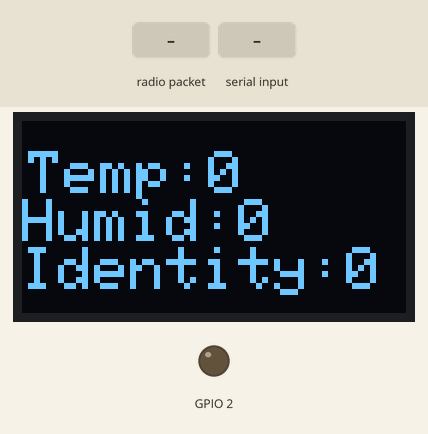
Bench run of a sketch on a simulated ESP32. Shown: 128×64 one-colour display, output pins drawn as LEDs (lit = HIGH). The test bench sets the inputs (shaded band). The display library's start-up logo is not drawn; what the sketch prints to the serial monitor is not drawn.

Above: at 5.6 s.
5.7 s: radio packet "1" arrives
7.2 s: "1\n" received over the second serial link
Timing chart, 0 to 10.2 s (numbered marks = the images above; inputs shaded):
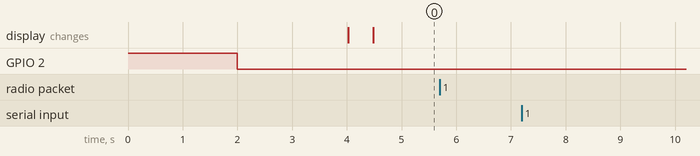

Measured:
- after the input at 5.7 s, every drawn part: stays the same
- after the input at 7.2 s, every drawn part: stays the same

The sketch:

Coordinator-ESP.ino
```cpp
/*

  Coordinator ESP's Code.
  This ESP will recieve ESPNOW data from END Node ESP's and Serially trasnfers it to BLYNK ESP and vise versa.
  MAC Address of this ESP is Provided to ESD Node ESP.

    Developed by  Jay Joshi
    github.com/JayJoshi16

    Modified by Sachin Soni

    Developed for techiesms
    https://www.youtube.com/techiesms

    Modified by STM to work
    load this code onto ESPNOW board

*/

#include <esp_now.h>
#include <WiFi.h>
#include <SimpleTimer.h> //https://github.com/jfturcot/SimpleTimer
#include <ArduinoJson.h> //https://github.com/bblanchon/ArduinoJson
#include <Wire.h>                     // oled
#include <Adafruit_GFX.h>
#include <Adafruit_SSD1306.h>

// There must be one global SimpleTimer object.
// More SimpleTimer objects can be created and run,
// although there is little point in doing so.
SimpleTimer timer;


uint8_t broadcastAddress[] = {0xFF, 0xFF, 0xFF, 0xFF, 0xFF, 0xFF}; // Universal Broadcast address


StaticJsonDocument<256> doc_from_espnow; // JSON Doc for Receiving data from ESPNOW Devices
StaticJsonDocument<256> doc_to_espnow; // JSON Doc for Transmitting data to ESPNOW Devices

String recv_jsondata;               // recieved JSON string

int temp1 = 0;
int hum2 = 0;
int ident3 = 0;
int temp4 = 0;
int hum5 = 0;
int ident6 = 0;

// Hardware Serial 2
#define RXD2 16
#define TXD2 17

// OLED screen Configurations
#define SCREEN_WIDTH 128
#define SCREEN_HEIGHT 64
Adafruit_SSD1306 display(SCREEN_WIDTH, SCREEN_HEIGHT, &Wire, -1);


// ESPNOW Send Callback Function
void OnDataSent(const uint8_t *mac_addr, esp_now_send_status_t status)
{
  Serial.print("\r\nLast Packet Send Status:\t");
  Serial.println(status == ESP_NOW_SEND_SUCCESS ? "Delivery Success" : "Delivery Fail");
}

//ESPNOW Receive Callback Function
void OnDataRecv(const uint8_t * mac, const uint8_t *incomingData, int len)
{

  char* buff = (char*) incomingData;
  recv_jsondata = String(buff);
  Serial.print("Recieved from ESPNOW: "); Serial.println(recv_jsondata);
  DeserializationError error = deserializeJson(doc_from_espnow, recv_jsondata);
  if (!error) {
    Serial.print("Serilising to Serial2: ");
    Serial.println(recv_jsondata);
    temp1  = doc_from_espnow["v1"];                 // Storing Temperature Data
    hum2  = doc_from_espnow["v2"];                 // Storing Humidity Data
    ident3  = doc_from_espnow["v3"];                 // Storing Humidity Data
    temp4  = doc_from_espnow["v4"];                 // Storing Temperature Data
    hum5  = doc_from_espnow["v5"];                 // Storing Humidity Data
    ident6  = doc_from_espnow["v6"];                 // Storing Humidity Data
    serializeJson(doc_from_espnow, Serial2);            // Writing Data to Serial2
  }

  else
  {
    Serial.print(F("deserializeJson() failed: "));
    Serial.println(error.f_str());
    return;
  }

}

// Function that Displays tempreature on OLED
void displayText()
{
  display.clearDisplay();
  display.setTextSize(1);
  display.setTextColor(SSD1306_WHITE);
  display.setCursor(2, 10);
  display.print("Temperature :");
  display.println(temp1);
  display.print("Humidity :");
  display.println(hum2);
  display.display();
}

void setup() {

  //ONBOARD LED WILL GLOW IN CASE OF RESET
  pinMode(2, OUTPUT);
  digitalWrite(2, HIGH);
  delay(2000);
  digitalWrite(2, LOW);
  delay(2000);

  // Initialising UART Communication
  Serial.begin(115200);
  Serial2.begin(115200, SERIAL_8N1, RXD2, TXD2);

  // Initialising OLED (I2C) Communication
  if (!display.begin(SSD1306_SWITCHCAPVCC, 0x3C))
  { // Address 0x3D for 128x64
    Serial.println(F("SSD1306 allocation failed"));
    for (;;);
  }
  delay(200);
  display.display();
  display.clearDisplay();
  delay(200);


  WiFi.mode(WIFI_STA);

  // Initialising ESPNOW Communication
  if (esp_now_init() != ESP_OK)
  {
    Serial.println("Error initializing ESP-NOW");
    return;
  }

  // Defining Callback Functions
  esp_now_register_recv_cb(OnDataRecv);
  esp_now_register_send_cb(OnDataSent);

  // Adding Peer Devices
  esp_now_peer_info_t peerInfo;
  memset(&peerInfo, 0, sizeof(peerInfo));
  for (int ii = 0; ii < 6; ++ii )
  {
    peerInfo.peer_addr[ii] = (uint8_t) broadcastAddress[ii];
  }
  peerInfo.channel = 0;
  peerInfo.encrypt = false;

  if (esp_now_add_peer(&peerInfo) != ESP_OK) {
    Serial.println("Failed to add peer");
    return;
  }

  timer.setTimeout(2000, displayText);                  // One Shot Timer to display data on OLED
}

void loop()
{
  display.clearDisplay();
  display.setTextSize(2);
  display.setTextColor(WHITE);
  display.setCursor(2, 10);
  display.print("Temp:");
  display.println(temp1);
  display.print("Humid:");
  display.println(hum2);
  display.print("Identity:");
  display.println(ident3);
  display.display();

  if (Serial2.available())
  {
    // Recieving data (JSON) from BLYNK ESP
    String recv_str_jsondata = Serial2.readStringUntil('\n');

    //Serializing JSON
    serializeJson(doc_to_espnow, recv_str_jsondata);
    Serial.println(recv_str_jsondata);

    // Broadcasting data (JSON) via ESP-NOW
    esp_err_t result = esp_now_send(broadcastAddress, (uint8_t *) recv_str_jsondata.c_str(), sizeof(recv_str_jsondata) * recv_str_jsondata.length());

    if (result == ESP_OK)
    {
      Serial.println("Sent with success");
    }
    else
    {
      Serial.println(result);
    }
    delay(20);
  }
}
```
